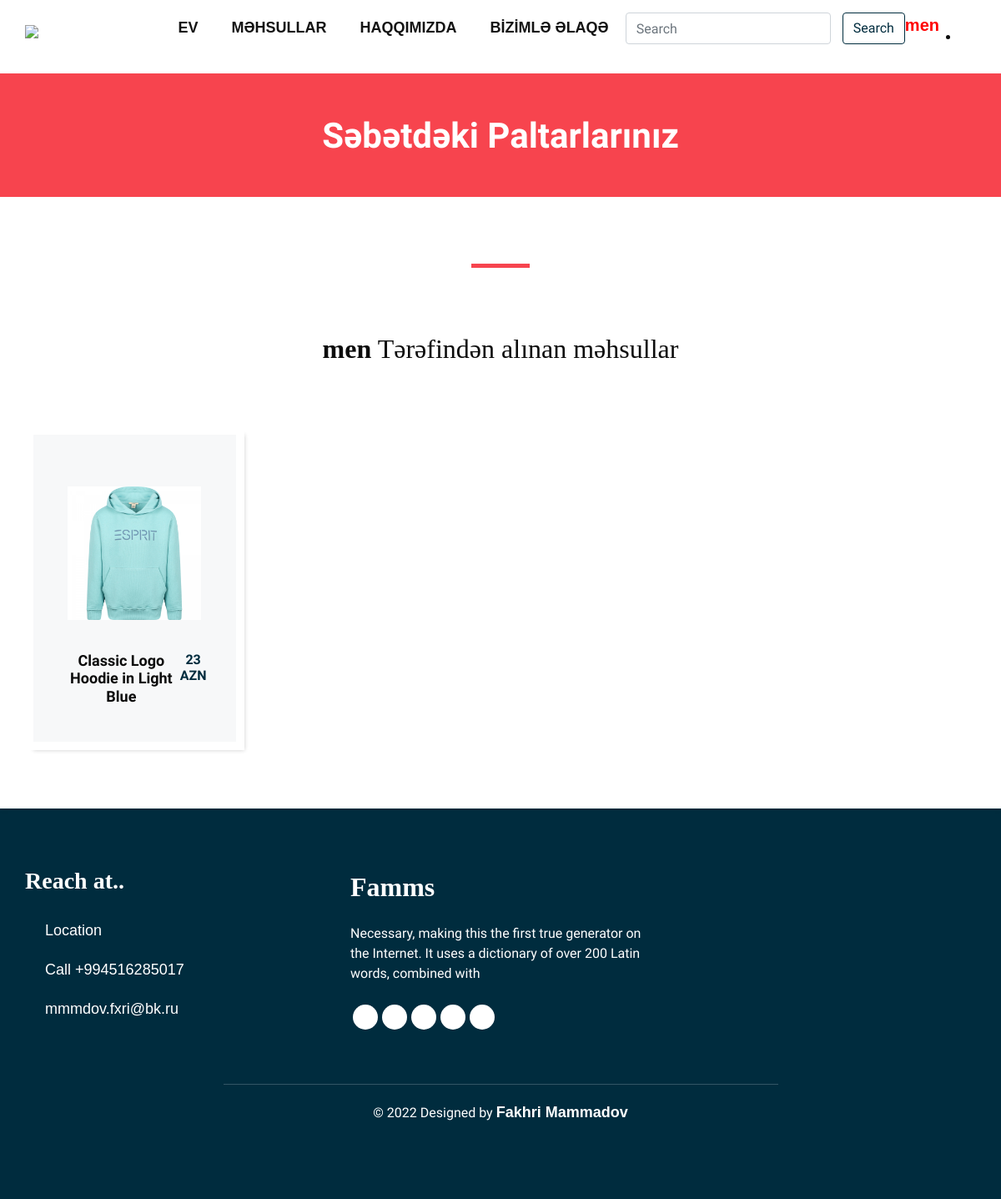
The app's page /accounts/dashboard/ (signed in) with its own data.
### paltar/models.py (models this page shows, shortened)
class Product(models.Model):
    name=models.CharField(max_length=100)
    price=models.CharField(max_length=1000)
    client=models.ManyToManyField(User, related_name="product_client" ,blank=True)
    description=models.ForeignKey(Description,on_delete=models.DO_NOTHING,null=True)
    category=models.ManyToManyField(Category)
    image=models.ImageField()
    model=models.CharField(max_length=200,null=True)
    size=models.CharField(max_length=20)
    avaliable=models.BooleanField(default=True)
    add_date=models.DateTimeField(null=True,auto_now_add=True)

### accounts/views.py (the view)
# urls.py: path("dashboard/",views.user_dashboard, name="dashboard"),
@login_required(login_url='login')
def user_dashboard(request):
    current_user=request.user
    products=current_user.product_client.all()
    context={"products":products}
    return render(request,"dashboard.html",context)

### templates/dashboard.html (shortened to what this page needs)
{% extends 'partials/base.html' %}
{% load static %}
{% block content %}
<body class="sub_page">
    <section class="inner_page_head">
       <div class="container_fuild">
          <div class="row">
             <div class="col-md-12">
                <div class="full">
                   <h3>Səbətdəki Paltarlarınız</h3>
                </div>
             </div>
          </div>
       </div>
    </section>
    <section class="product_section layout_padding">
        <div class="container">
           <div class="heading_container heading_center">
              <h2>
              </h2>
           </div>
        <div class="row">
            <div class="col-lg-12">
                <h2 class="text-center my-5 "><b>{{ user.username }}</b>    Tərəfindən alınan məhsullar</h2>
            </div>
           {% for product in products %}
           <div class="col-sm-6 col-md-4 col-lg-3">
              <div class="box">
                 <div class="img-box">
                    <img src="{{product.image.url}}" alt="">
                 </div>
                 <div class="detail-box">
                    <h5>
                       {{product.name}}
                    </h5>
                    <h6>
                       {{product.price}}
                    </h6>
                 </div>
              </div>
           </div>
            {% endfor %}
        </div>
    </div>
</div>
{% endblock %}

### templates/partials/navbar.html (shortened to what this page needs)
{% load static %}
<!DOCTYPE html>
<html>
<head>
   <link href="{% static 'css/bootstrap.css' %}" rel="stylesheet" type="text/css" />
   <link href="{% static 'css/font-awesome.min.css' %}" rel="stylesheet" />
   <link href="{% static 'css/style.css' %}" rel="stylesheet" />
   <link href="{% static 'css/responsive.css' %}" rel="stylesheet" />
</head>
<body class="sub_page">
   <div class="hero_area">
      <header class="header_section">
         <div class="container">
            <nav class="navbar navbar-expand-lg custom_nav-container ">
               <a class="navbar-brand" href="{% url 'home' %}"><img width="250" src="{% static 'images/logo.png' %}"
                     alt="#" /></a>
               <div class="collapse navbar-collapse" id="navbarSupportedContent">
                  <ul class="navbar-nav">
                     <li class="nav-item"><a class="nav-link" href="{% url 'home' %}">Ev </a>
                     </li>
                     <li class="nav-item "><a class="nav-link" href="{% url 'products' %}">Məhsullar</a>
                     </li>
                     <li class="nav-item "><a class="nav-link" href="{% url 'about' %}">Haqqımızda</a>
                     </li>
                     <li class="nav-item "><a class="nav-link" href="{% url 'contact' %}">Bİzİmlə Əlaqə</a>
                     </li>
                     <li>
                        <form method="get" class="d-flex" role="search" action="{% url 'search' %}">
                           <input class="form-control me-2" type="search" placeholder="Search" name="search_product" aria-label="Search">
                           <button class="btn btn-outline-success" type="submit" style="height: 38px; margin-left: 14px;">Search</button>
                        </form>
                     </li>
                     {% if user.is_authenticated %}
                     <li class="nav-item"><a style="color:red;font-weight:bold;font-size:20px"
                           class="hover-btn-new log orange mr-2" href="{% url 'dashboard' %}">{{user.username}}</a></li>
                  </ul>
                  <li><a class="hover-btn-new log orange"
                        href="javascript:{document.getElementById('logout').submit()}"><span><i
                              class="fa fa-sign-out"></i></span></a>
                  </li>
                  {% endif %}
               </div>
            </nav>
      </header>

### static/css/style.css (style rules this page uses)
* { box-sizing: border-box; }
body { font-family: 'Montserrat', sans-serif; color: #0c0c0c; background-color: #ffffff; overflow-x: hidden; }
.btn-outline-success { color:#002c3e !important; border-color: #002c3e !important; }
.layout_padding { padding: 70px 0; }
h1, h2 { font-family: 'Playfair Display', serif; }
.heading_container { display: -webkit-box; display: -ms-flexbox; display: flex; -webkit-box-orient: vertical; -webkit-box-direction: normal; -ms-flex-direction: column; flex-direction: column; -webkit-box-align: start; -ms-flex-align: start; align-items: flex-start; }
.heading_container h2 { position: relative; margin-bottom: 0; font-size: 3.5rem; font-weight: bold; }
.heading_container h2::after { content: ""; display: block; width: 70px; height: 5px; background: #f7444e; margin: 10px auto 10px; }
.heading_container.heading_center { -webkit-box-align: center; -ms-flex-align: center; align-items: center; text-align: center; }
a, a:hover, a:focus { text-decoration: none; }
.btn, .btn:focus { outline: none !important; -webkit-box-shadow: none; box-shadow: none; }
.hero_area { position: relative; min-height: 100vh; display: -webkit-box; display: -ms-flexbox; display: flex; -webkit-box-orient: vertical; -webkit-box-direction: normal; -ms-flex-direction: column; flex-direction: column; }
.sub_page .hero_area { min-height: auto; -webkit-box-shadow: 0 0 5px 0 rgba(0, 0, 0, 0.25); box-shadow: 0 0 5px 0 rgba(0, 0, 0, 0.25); }
.header_section { padding: 15px 0; }
.navbar-brand { font-family: 'Playfair Display', serif; }
.custom_nav-container { padding: 0; }
.custom_nav-container .navbar-nav { margin-left: auto; }
.custom_nav-container .navbar-nav .nav-item .nav-link { padding: 5px 20px; color: #131313; text-align: center; text-transform: uppercase; border-radius: 5px; -webkit-transition: all 0.3s; transition: all 0.3s; font-weight: 700; }
.product_section .heading_container { margin-bottom: 20px; }
.product_section .box { position: relative; margin-top: 25px; padding: 35px 35px; background-color: #f7f8f9; -webkit-transition: all .3s; transition: all .3s; overflow: hidden; box-shadow: 5px 5px 5px -5px rgba(0,0,0,.2); border: solid #fff 10px; }
.product_section .box .img-box { display: -webkit-box; display: -ms-flexbox; display: flex; -webkit-box-pack: center; -ms-flex-pack: center; justify-content: center; -webkit-box-align: center; -ms-flex-align: center; align-items: center; height: 215px; }
.product_section .box .img-box img { max-width: 100%; max-height: 160px; -webkit-transition: all .3s; transition: all .3s; }
.product_section .box .detail-box { text-align: center; display: -webkit-box; display: -ms-flexbox; display: flex; -webkit-box-pack: justify; -ms-flex-pack: justify; justify-content: space-between; }
.product_section .box .detail-box h5 { font-size: 18px; margin-top: 10px; }
.product_section .box .detail-box h6 { margin-top: 10px; color: #002c3e; font-weight: 600; }
.detail-box h5 { font-size: 21px; font-weight: 700; }
.inner_page_head { background: #f7444e; text-align: center; color: #fff; padding-top: 50px; padding-bottom: 40px; }
.inner_page_head h3 { font-size: 42px; font-weight: 800; }
form input { background: #fff; border: solid #ccc 1px; padding: 15px 15px; width: 100%; font-size: 14px; margin-bottom: 20px; text-transform: capitalize; line-height: normal; }
body { padding: 0; margin: 0; box-sizing: border-box; }
a { text-decoration: none; color: #fff; font-size: 18px; font-family: Verdana, Geneva, Tahoma, sans-serif; }

### static/css/responsive.css (style rules this page uses)
@media (min-width: 1200px) { .container { max-width: 1170px; } }

### records on screen
Product: image (picture), name "Classic Logo Hoodie in Light Blue", price "23 AZN"

### other values on screen
{{ user.username }} "men"
